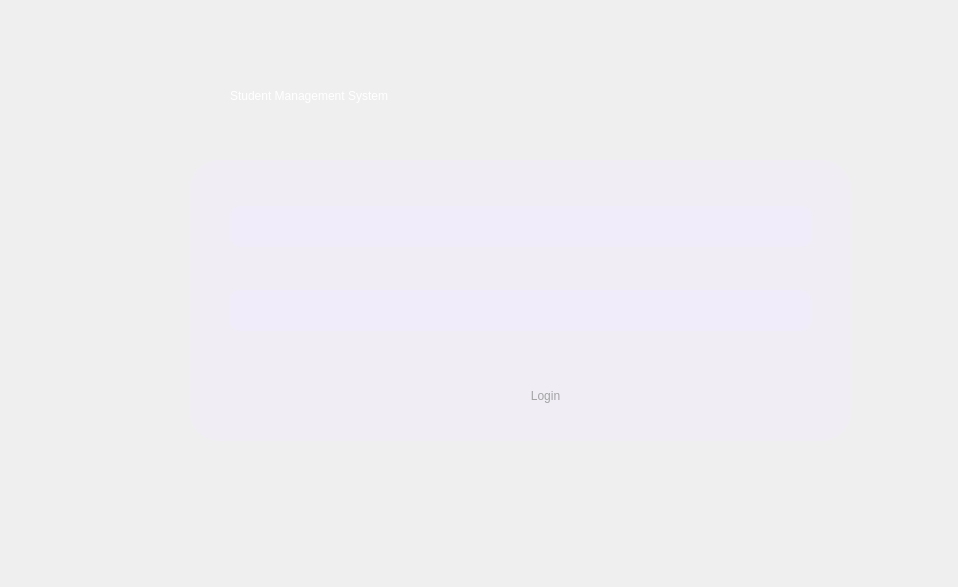
<?xml version="1.0" encoding="UTF-8"?>
<ui version="4.0">
 <class>login</class>
 <widget class="QMainWindow" name="login">
  <property name="geometry">
   <rect>
    <x>0</x>
    <y>0</y>
    <width>958</width>
    <height>587</height>
   </rect>
  </property>
  <property name="windowTitle">
   <string>MainWindow</string>
  </property>
  <property name="styleSheet">
   <string notr="true"/>
  </property>
  <widget class="QWidget" name="centralwidget">
   <property name="styleSheet">
    <string notr="true">background-image: url(:/images/1920x1080-data-out-51-3936802-black-theme-wallpaper-1080p.jpg);</string>
   </property>
   <widget class="QWidget" name="widget" native="true">
    <property name="geometry">
     <rect>
      <x>0</x>
      <y>-10</y>
      <width>971</width>
      <height>681</height>
     </rect>
    </property>
    <property name="mouseTracking">
     <bool>true</bool>
    </property>
    <property name="styleSheet">
     <string notr="true">color:#a9a9a9;</string>
    </property>
    <widget class="QLabel" name="label">
     <property name="geometry">
      <rect>
       <x>230</x>
       <y>60</y>
       <width>541</width>
       <height>91</height>
      </rect>
     </property>
     <property name="styleSheet">
      <string notr="true">background:none;
font: 24pt &quot;Urban Jungle&quot;;
color:white;
</string>
     </property>
     <property name="text">
      <string>Student Management System</string>
     </property>
    </widget>
    <widget class="QWidget" name="widget_2" native="true">
     <property name="geometry">
      <rect>
       <x>190</x>
       <y>170</y>
       <width>661</width>
       <height>281</height>
      </rect>
     </property>
     <property name="styleSheet">
      <string notr="true">border-radius:30px;
background:rgba(241, 234, 255,93);
</string>
     </property>
     <widget class="QLineEdit" name="username">
      <property name="geometry">
       <rect>
        <x>41</x>
        <y>46</y>
        <width>581</width>
        <height>41</height>
       </rect>
      </property>
      <property name="styleSheet">
       <string notr="true">border-radius:10px;color:rgb(42, 42, 42)</string>
      </property>
     </widget>
     <widget class="QLineEdit" name="password">
      <property name="geometry">
       <rect>
        <x>40</x>
        <y>130</y>
        <width>581</width>
        <height>41</height>
       </rect>
      </property>
      <property name="styleSheet">
       <string notr="true">border-radius:10px;color:rgb(42, 42, 42)</string>
      </property>
      <property name="echoMode">
       <enum>QLineEdit::Password</enum>
      </property>
     </widget>
     <widget class="QPushButton" name="login_button">
      <property name="geometry">
       <rect>
        <x>190</x>
        <y>210</y>
        <width>331</width>
        <height>51</height>
       </rect>
      </property>
      <property name="mouseTracking">
       <bool>true</bool>
      </property>
      <property name="styleSheet">
       <string notr="true">#login_button{

background: rgba(255, 255, 255,100);
border-image: url(:/buttons/b_l_n.png);
border:none;
border-repeat:none;
background:none;
color:#a3a3a3;
}
#login_button:pressed{
border-image: url(:/buttons/b_l_p.png);}
</string>
      </property>
      <property name="text">
       <string>Login</string>
      </property>
     </widget>
    </widget>
   </widget>
  </widget>
 </widget>
 <resources/>
 <connections/>
</ui>
